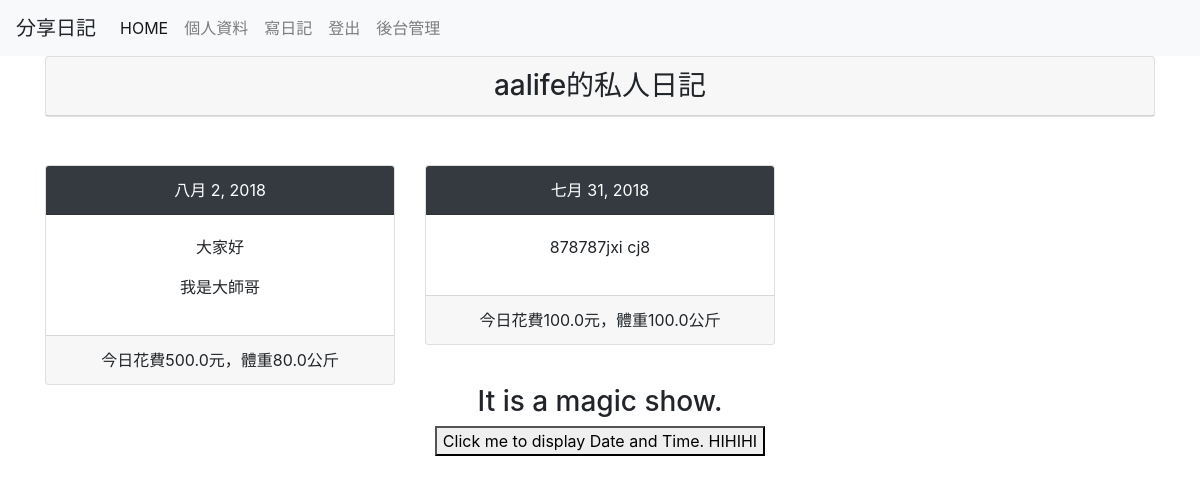
Screenshot of / (signed in) with the database file from the repository.
### mysite/models.py (models this page shows, shortened)
class Diary(models.Model):
	user = models.ForeignKey(dUser, on_delete=models.CASCADE)
	budget = models.FloatField(default=0)
	weight = models.FloatField(default=0)
	note = models.TextField(blank=True)
	ddate = models.DateField(blank=False)

### mysite/views.py (the view)
# urls.py: path('',views.index,name='index'),
def index(request, pid = None, del_pass=None):
	HOME = True
	if request.user.is_authenticated:
		username = request.user.username
		try:
			fuser = User.objects.get(username=username)
			print(type(fuser))
			Diaries = models.Diary.objects.filter(user=fuser).order_by('-ddate')
		except Exception as e:
			print(e)
	messages.get_messages(request)
	return HttpResponse(render(request,'../templates/index.html',locals()))

### templates/index.html (shortened to what this page needs)
{% extends "base.html" %}
{% block content %}
<div class='container' align='center'>
	<div class='row'>
		<div class='col-xl-12'>
			<div class='card'>
				<h3 class='card-header'>{{ username | default:"我" }}的私人日記</h3>
			</div>
		</div>
	</div>
	<br/><br/>
	{% for diary in Diaries %}
	{% cycle "<div class='row'>" ""  "" %}
		<div class='col-md-4'>
			<div class='card'>
				<div class='card-header text-white bg-dark'' align=center>
					{{ diary.ddate }}
				</div>
				<div class='card-body'>
					{{ diary.note| linebreaks }}
				</div>
				<div class='card-footer'>
					今日花費{{ diary.budget }}元，體重{{ diary.weight }}公斤
				</div>
			</div>
		</div>
	{% empty %}
		<h3> <em>登入才能顯示日記</em></h3>
	{% endfor %}
</div>
{% endblock %}

### templates/base.html (style rules this page uses)
h1, h2, h3, h4, h5, p, div { font-familty: 微軟正黑體; }

### rows the page displays
Diary: ddate "八月 2, 2018", note "大家好 我是大師哥", budget "500.0", weight "80.0"
Diary: ddate "七月 31, 2018", note "878787jxi cj8", budget "100.0", weight "100.0"

### other values shown
{{ username | default:"我" }} "aalife"
